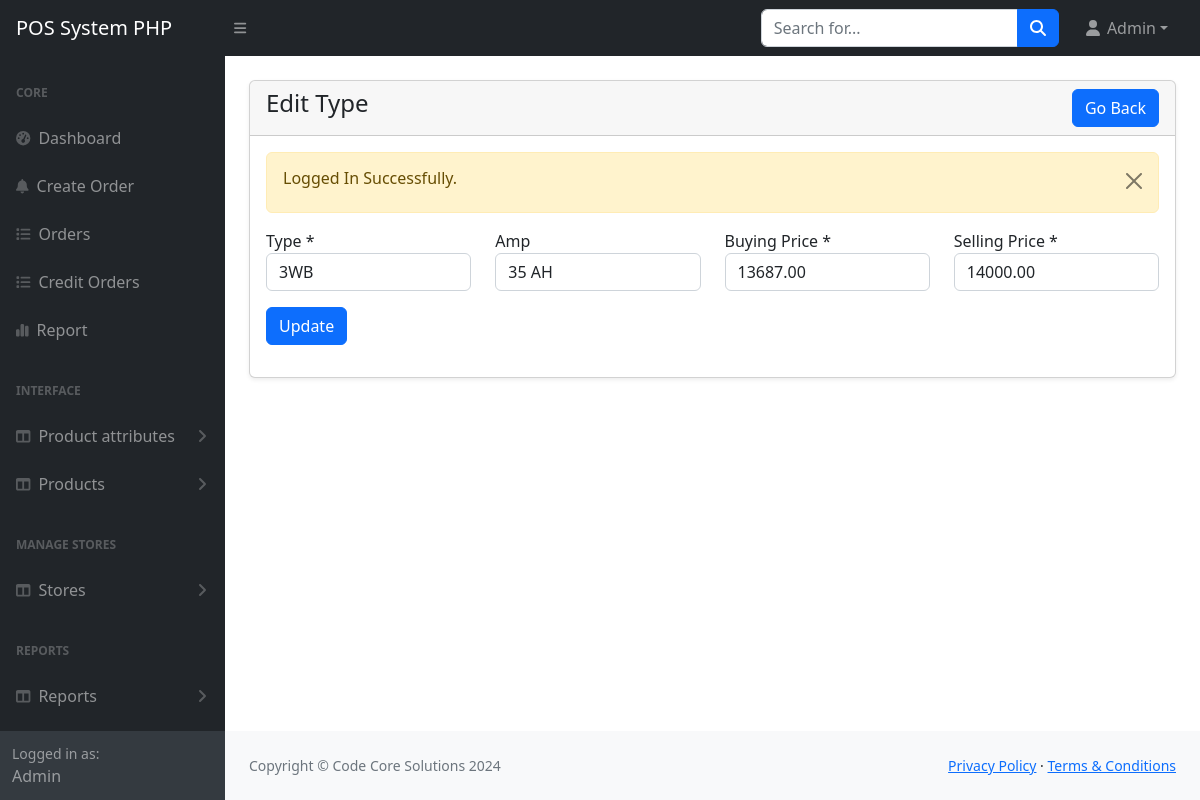
The page /main/admin/edittype.php?id=1 (signed in) on the database its author committed.
### tables this page shows
CREATE TABLE `type` (
  `id` int(8) NOT NULL,
  `name` varchar(255) NOT NULL,
  `category` varchar(255) NOT NULL,
  `Description` text DEFAULT NULL,
  `buying_price` varchar(255) NOT NULL DEFAULT '0',
  `selling_price` varchar(255) NOT NULL DEFAULT '0',
  `status` int(11) NOT NULL DEFAULT 1,
  `amp` varchar(255) NOT NULL DEFAULT '0',
  `tbatch` varchar(255) DEFAULT '0'
);

### main/admin/edittype.php (the view, shortened to what this page needs)
<?php
include('includes/header.php');
$typeid= $_GET['id'];
$q = "SELECT * FROM `type` WHERE id = ".$typeid."";
$res =  mysqli_query($conn, $q);
$data = mysqli_fetch_assoc($res);
?>
<main>
    <div class="container-fluid px-4">
        <div class="card mt-4 shadow-sm">
            <div class="card-header">
                <h4 class="mb-0">Edit Type
                    <a href="categories.php" class="btn btn-primary float-end">Go Back</a>
                </h4>
            </div>
            <div class="card-body">
                <form action="code.php" method="POST">
                    <div class="row">
                        <div class="col-md-3 mb-3">
                            <label for="name">Type *</label>
                            <input type="text" name="editname" class="form-control" value="<?php echo $data['name']; ?>">
                        </div>
                        <div class="col-md-3 mb-3">
                            <label for="name">Amp</label>
                            <input type="text" name="amp" class="form-control" value="<?php echo $data['amp']; ?>" required>
                        </div>
                        <div class="col-md-3 mb-3">
                            <label for="name">Buying Price *</label>
                            <input type="text" name="buy_price" class="form-control" value="<?php echo $data['buying_price']; ?>" required>
                        </div>
                        <div class="col-md-3 mb-3">
                            <label for="name">Selling Price *</label>
                            <input type="text" name="sell_price" class="form-control" value="<?php echo $data['selling_price']; ?>" required>
                        </div>
                        <div class="col-md-6 mb-3">
                            <button type="submit" name="updateType" class="btn btn-primary">Update</button>
                        </div>
                    </div>
                </form>
            </div>
        </div>
    </div>
</main>
<?php
include('includes/footer.php');
?>

### main/admin/assets/js/DataTables/datatables.css (style rules this page uses)
:root { --dt-row-selected: 13, 110, 253; --dt-row-selected-text: 255, 255, 255; --dt-row-selected-link: 9, 10, 11; --dt-row-stripe: 0, 0, 0; --dt-row-hover: 0, 0, 0; --dt-column-ordering: 0, 0, 0; --dt-html-background: white; }

### rows shown on the page
type: editname "3WB", amp "35 AH", buy_price "13687.00", sell_price "14000.00"

### other values the page prints
$_SESSION['loggedInUser']['name'] "Admin"
$_SESSION['status'] "Logged In Successfully."
